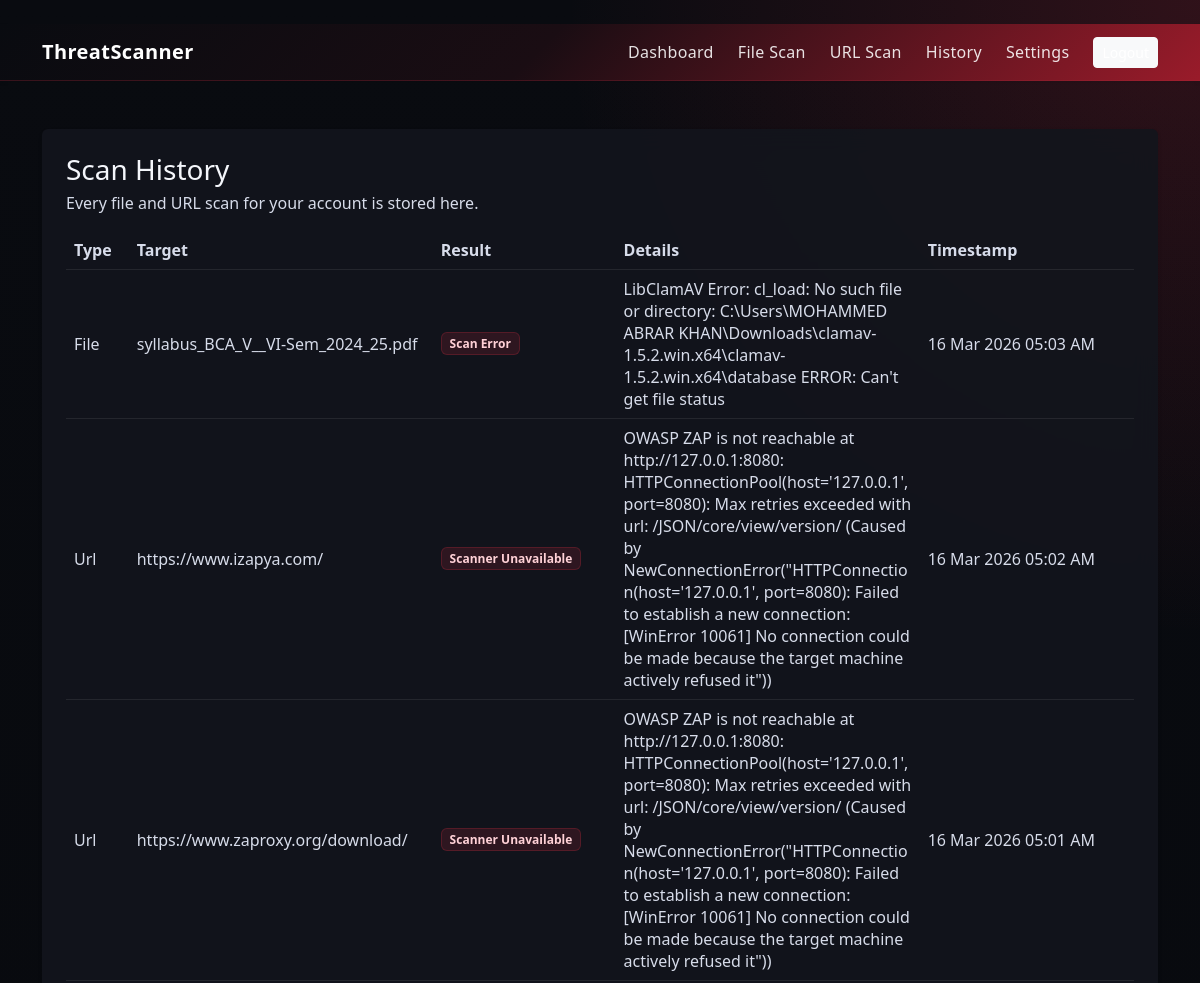
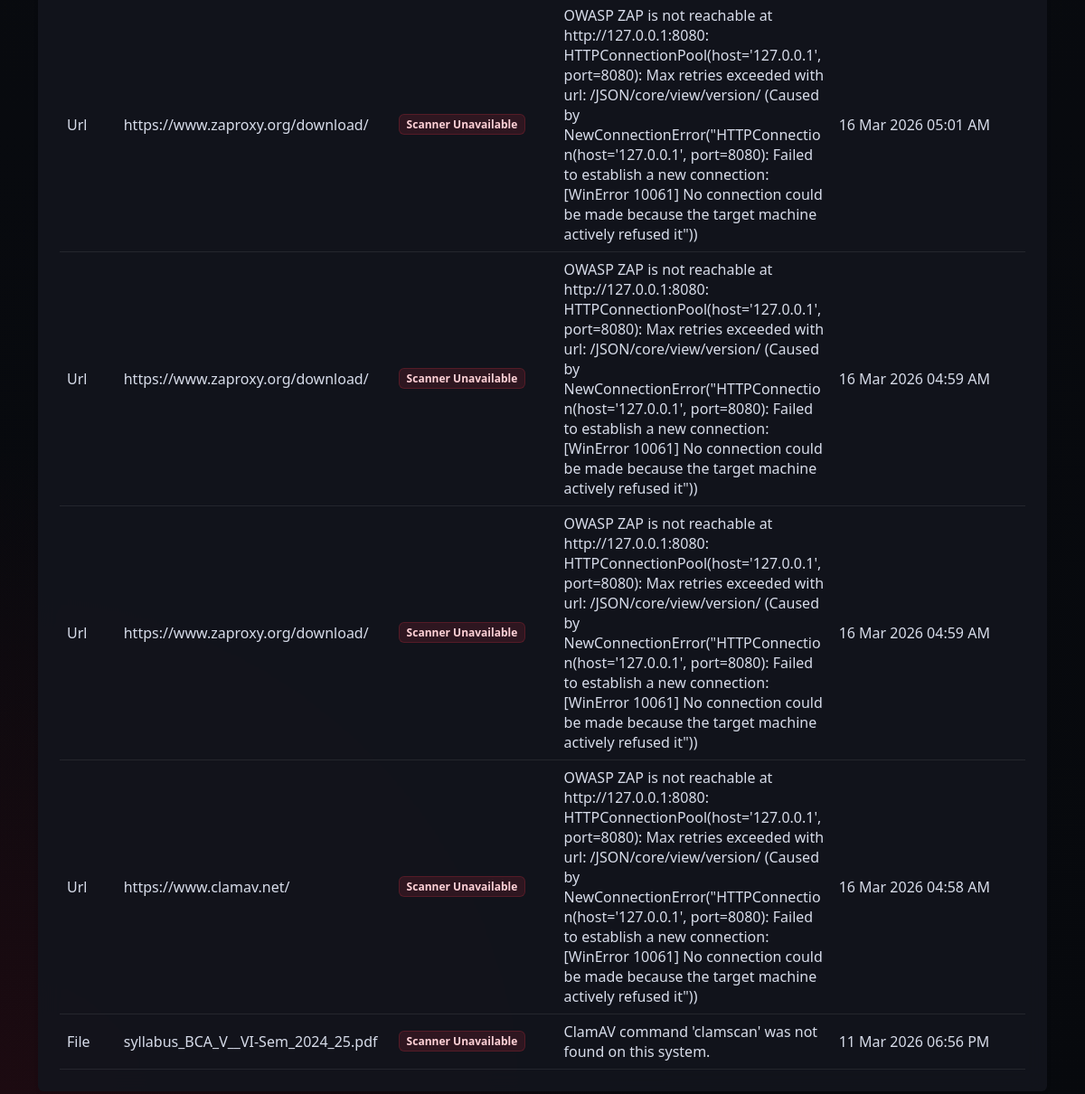
The page /history (signed in) on the database its author committed (2 pictures, top to bottom).
### models.py (models this page shows)
class ScanHistory(db.Model):
    id = db.Column(db.Integer, primary_key=True)
    user_id = db.Column(db.Integer, db.ForeignKey("user.id"), nullable=False)
    scan_type = db.Column(db.String(20), nullable=False)
    target = db.Column(db.String(500), nullable=False)
    result = db.Column(db.String(100), nullable=False)
    details = db.Column(db.Text, nullable=True)
    created_at = db.Column(db.DateTime, default=datetime.utcnow, nullable=False)

### app.py (the view)
    @app.route("/history")
    @login_required
    def history():
        scans = (
            ScanHistory.query.filter_by(user_id=current_user.id)
            .order_by(ScanHistory.created_at.desc())
            .all()
        )
        return render_template("history.html", scans=scans)

### templates/history.html (shortened to what this page needs)
﻿{% extends "base.html" %}
{% block content %}
<div class="card border-0 shadow-sm">
    <div class="card-body p-4">
        <div class="d-flex justify-content-between align-items-center mb-3">
            <div>
                <h1 class="h3 mb-1">Scan History</h1>
                <p class="text-secondary mb-0">Every file and URL scan for your account is stored here.</p>
            </div>
        </div>
        {% if scans %}
        <div class="table-responsive">
            <table class="table table-hover align-middle mb-0">
                <thead>
                    <tr>
                        <th>Type</th>
                        <th>Target</th>
                        <th>Result</th>
                        <th>Details</th>
                        <th>Timestamp</th>
                    </tr>
                </thead>
                <tbody>
                    {% for scan in scans %}
                    <tr>
                        <td class="text-capitalize">{{ scan.scan_type }}</td>
                        <td class="history-target">{{ scan.target }}</td>
                        <td><span class="badge text-bg-light border">{{ scan.result }}</span></td>
                        <td class="history-details">{{ scan.details }}</td>
                        <td>{{ scan.created_at.strftime('%d %b %Y %I:%M %p') }}</td>
                    </tr>
                    {% endfor %}
                </tbody>
            </table>
        </div>
        {% else %}
        <p class="text-secondary mb-0">No history available yet.</p>
        {% endif %}
    </div>
</div>
{% endblock %}

### static/css/styles.css (style rules this page uses)
body { background: radial-gradient(circle at top right, rgba(223, 47, 69, 0.18), transparent 25%), radial-gradient(circle at bottom left, rgba(120, 17, 34, 0.2), transparent 30%), linear-gradient(180deg, #090b10 0%, var(--bg) 100%); color: var(--text); min-height: 100vh; }
.navbar-brand, .nav-link, .btn, h1, h2, h3, h4, h5, h6, th, strong, label { color: var(--heading); }
.hero-panel, .auth-card, .card { background: var(--surface); backdrop-filter: blur(12px); border: 1px solid var(--border); box-shadow: 0 18px 40px rgba(0, 0, 0, 0.35); }
.lead, .text-secondary { color: var(--muted) !important; }
.history-target, .history-details { max-width: 260px; word-break: break-word; }
.form-label, .table, .list-group-item, .alert, code, pre, td, p, li, small { color: var(--text); }
.table { --bs-table-bg: transparent; --bs-table-color: var(--text); --bs-table-border-color: rgba(255, 255, 255, 0.08); --bs-table-striped-color: var(--text); --bs-table-hover-color: var(--text); }
.badge.text-bg-light { background: rgba(223, 47, 69, 0.14) !important; color: #ffd1d7 !important; border-color: rgba(223, 47, 69, 0.22) !important; }
.h1, .h2, .h3, .h4, .h5, .h6, .card-title, .card h2, .card h3, .card h4, section h2, .small, small { color: #f4f6fb !important; }
.card .text-secondary, .card p, .card td, .card th { color: #d7dcea !important; }

### rows shown on the page
ScanHistory: scan_type "File", target "syllabus_BCA_V__VI-Sem_2024_25.pdf", result "Scan Error", details "LibClamAV Error: cl_load: No such file or directory: C:\\Users\\MOHAMMED ABRAR KHAN\\Downloads\\clamav-1.5.2.win.x64\\clamav-1.5.2.win.x64\\database ERROR: Can't get file status", created_at "16 Mar 2026 05:03 AM"
ScanHistory: scan_type "Url", target "https://www.izapya.com/", result "Scanner Unavailable", details "OWASP ZAP is not reachable at http://127.0.0.1:8080: HTTPConnectionPool(host='127.0.0.1', port=8080): Max retries exceeded with url: /JSON/core/view/version/ (Caused by NewConnectionError(\"HTTPConnection(host='127.0.0.1', port=8080): Failed to establish a new connection: [WinError 10061] No connection could be made because the target machine actively refused it\"))", created_at "16 Mar 2026 05:02 AM"
ScanHistory: scan_type "Url", target "https://www.zaproxy.org/download/", result "Scanner Unavailable", details "OWASP ZAP is not reachable at http://127.0.0.1:8080: HTTPConnectionPool(host='127.0.0.1', port=8080): Max retries exceeded with url: /JSON/core/view/version/ (Caused by NewConnectionError(\"HTTPConnection(host='127.0.0.1', port=8080): Failed to establish a new connection: [WinError 10061] No connection could be made because the target machine actively refused it\"))", created_at "16 Mar 2026 05:01 AM"
ScanHistory: scan_type "Url", target "https://www.zaproxy.org/download/", result "Scanner Unavailable", details "OWASP ZAP is not reachable at http://127.0.0.1:8080: HTTPConnectionPool(host='127.0.0.1', port=8080): Max retries exceeded with url: /JSON/core/view/version/ (Caused by NewConnectionError(\"HTTPConnection(host='127.0.0.1', port=8080): Failed to establish a new connection: [WinError 10061] No connection could be made because the target machine actively refused it\"))", created_at "16 Mar 2026 05:01 AM"
ScanHistory: scan_type "Url", target "https://www.zaproxy.org/download/", result "Scanner Unavailable", details "OWASP ZAP is not reachable at http://127.0.0.1:8080: HTTPConnectionPool(host='127.0.0.1', port=8080): Max retries exceeded with url: /JSON/core/view/version/ (Caused by NewConnectionError(\"HTTPConnection(host='127.0.0.1', port=8080): Failed to establish a new connection: [WinError 10061] No connection could be made because the target machine actively refused it\"))", created_at "16 Mar 2026 04:59 AM"
ScanHistory: scan_type "Url", target "https://www.zaproxy.org/download/", result "Scanner Unavailable", details "OWASP ZAP is not reachable at http://127.0.0.1:8080: HTTPConnectionPool(host='127.0.0.1', port=8080): Max retries exceeded with url: /JSON/core/view/version/ (Caused by NewConnectionError(\"HTTPConnection(host='127.0.0.1', port=8080): Failed to establish a new connection: [WinError 10061] No connection could be made because the target machine actively refused it\"))", created_at "16 Mar 2026 04:59 AM"
ScanHistory: scan_type "Url", target "https://www.clamav.net/", result "Scanner Unavailable", details "OWASP ZAP is not reachable at http://127.0.0.1:8080: HTTPConnectionPool(host='127.0.0.1', port=8080): Max retries exceeded with url: /JSON/core/view/version/ (Caused by NewConnectionError(\"HTTPConnection(host='127.0.0.1', port=8080): Failed to establish a new connection: [WinError 10061] No connection could be made because the target machine actively refused it\"))", created_at "16 Mar 2026 04:58 AM"
ScanHistory: scan_type "File", target "syllabus_BCA_V__VI-Sem_2024_25.pdf", result "Scanner Unavailable", details "ClamAV command 'clamscan' was not found on this system.", created_at "11 Mar 2026 06:56 PM"
